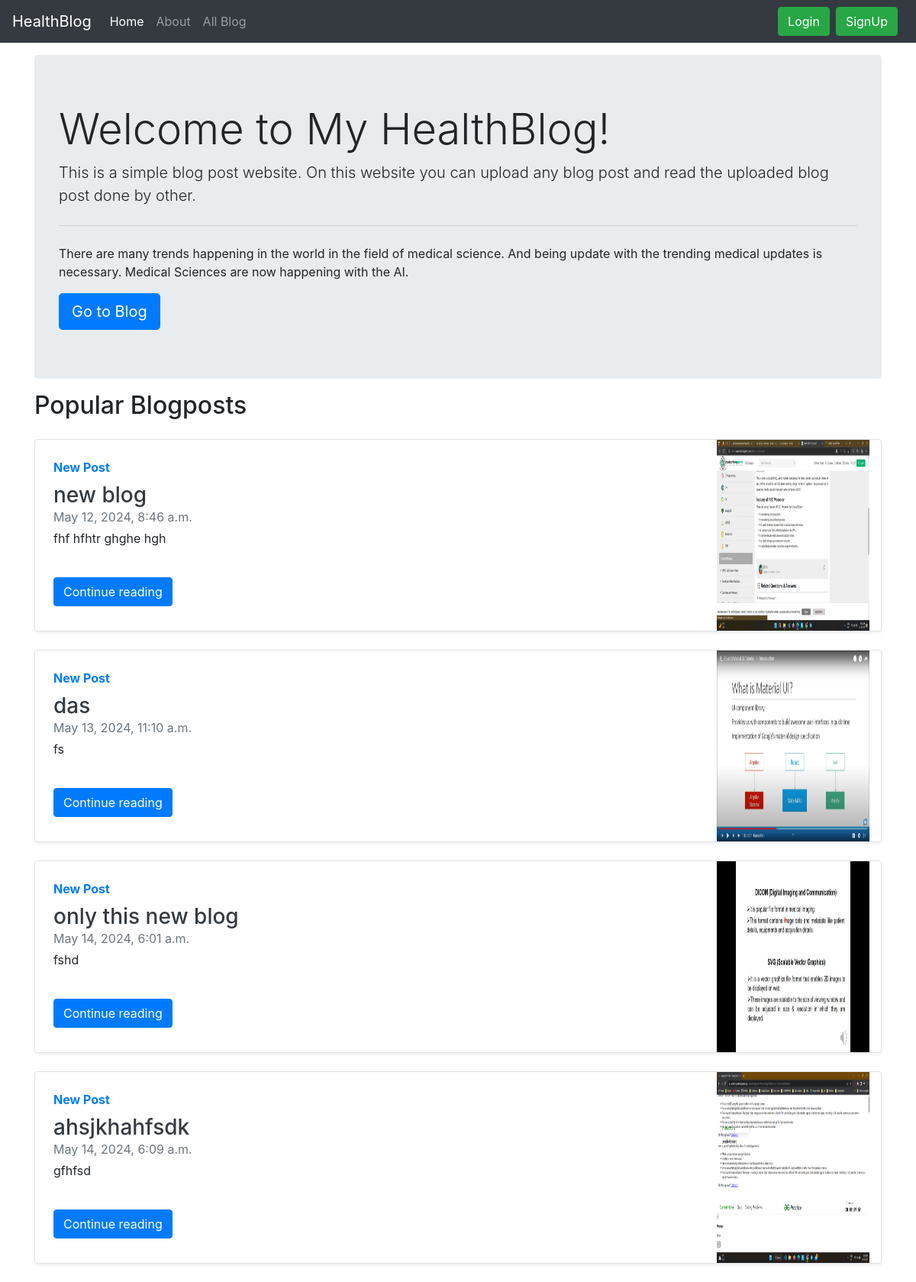
The page / on the database its author committed.
### hblog/models.py (models this page shows, shortened)
class Post(models.Model):
    sno= models.AutoField(primary_key=True)
    title= models.CharField(max_length=255)
    slug= models.CharField(max_length=150)
    content= models.TextField()
    views = models.IntegerField(default=0)
    author= models.CharField(max_length=100)
    image = models.ImageField(upload_to='posts/images', null=True, blank=True)
    timeStamp=models.DateTimeField(auto_now_add=True)

### hblog/views.py (the view)
# urls.py: path('', views.index, name='index'),
def index(request):
    allPosts = Post.objects.all()[:5]
    context = {'allPosts' : allPosts}
    return render(request, 'home/index.html', context)

### templates/home/index.html (shortened to what this page needs)
{% extends 'base.html' %}
{% block homeactive %} active {% endblock homeactive %}
{% block body %}
<div class="container">
    <div class="jumbotron my-3">
        <h1 class="display-4">Welcome to My HealthBlog!</h1>
        <p class="lead">This is a simple blog post website. On this website you can upload any blog post and read the
            uploaded blog post done by other.</p>
        <hr class="my-4">
        <p>There are many trends happening in the world in the field of medical science. And being update with the
            trending medical updates is necessary. Medical Sciences are now happening with the AI.</p>
        <a class="btn btn-primary btn-lg" href="/blog" role="button">Go to Blog</a>
    </div>
</div>
<div class="container">
    <h2>Popular Blogposts</h2>
    {% for post in allPosts %}
    <div
        class="row no-gutters border rounded overflow-hidden flex-md-row mb-4 shadow-sm h-md-250 my-4 position-relative">
        <div class="col p-4 d-flex flex-column position-static">
            <strong class="d-inline-block mb-2 text-primary">New Post</strong>
            <h3 class="mb-0"><a class="text-dark" href="/blog/{{post.sno}}">{{post.title}}</a></h3>
            <div class="mb-1 text-muted">{{post.timeStamp}}</div>
            <p class="card-text mb-auto">{{post.content | truncatechars:200 }}</p>
            <div class="my-2">
                <a href="/blog/{{post.sno}}" role="button" class="btn btn-primary">Continue reading</a>
            </div>
        </div>
        <div class="col-auto d-none d-lg-block">
            <div class="col-auto d-none d-lg-block">
                <img class="bd-placeholder-img" width="200" height="250" src = "media/{{post.image}}"
                    preserveAspectRatio="xMidYMid slice" focusable="false" role="img" aria-label="Placeholder: Thumbnail">
            </div>
        </div>
    </div>
    {% endfor %}
</div>
{% endblock body %}

### templates/base.html (shortened to what this page needs)
<!doctype html>
<html lang="en">
<head>
  <link rel="stylesheet" href="https://stackpath.bootstrapcdn.com/bootstrap/4.5.2/css/bootstrap.min.css"
>
</head>
<body>
  <nav class="navbar navbar-expand-lg navbar-dark bg-dark">
    <a class="navbar-brand" href="/">HealthBlog</a>
    <div class="collapse navbar-collapse" id="navbarSupportedContent">
      <ul class="navbar-nav mr-auto">
        <li class="nav-item {% block homeactive %}  {% endblock homeactive %}">
          <a class="nav-link" href="/">Home <span class="sr-only">(current)</span></a>
        </li>
        <li class="nav-item {% block aboutactive %}  {% endblock aboutactive %}">
          <a class="nav-link" href="/about">About</a>
        </li>
        <li class="nav-item {% block blogactive %}  {% endblock blogactive %} ">
          <a class="nav-link" href="/blog">All Blog</a>
        </li>
      </ul>
      {% if user.is_authenticated %}
      <ul class="navbar-nav mr-2">
        <li class="nav-item dropdown">
          <a class="nav-link dropdown-toggle" href='#' id="navbarDropdown" role="button" data-toggle="dropdown"> Welcome
            {{request.user}}</a>
          <div class="dropdown-menu" aria-labelledby="navbarDropdown">
            <a class="dropdown-item" href="/logout">Logout</a>
          </div>
        </li>
        <button type="button" class="btn btn-success ml-2" data-toggle="modal" data-target="#newblog">
          Add Blog
        </button>
      </ul>
    </div>
    {% else %}
    <button type="button" class="btn btn-success mr-2" data-toggle="modal" data-target="#loginModal">
      Login
    </button>
    <button type="button" class="btn btn-success mr-2" data-toggle="modal" data-target="#signupModal">
      SignUp
    </button>
    {% endif %}
    </div>
  </nav>
  {% block body %} {% endblock body %}
</body>
</html>

### rows shown on the page
Post: title "new blog", timeStamp "May 12, 2024, 8:46 a.m.", content "fhf hfhtr ghghe hgh", image (picture)
Post: title "das", timeStamp "May 13, 2024, 11:10 a.m.", content "fs", image (picture)
Post: title "only this new blog", timeStamp "May 14, 2024, 6:01 a.m.", content "fshd", image (picture)
Post: title "ahsjkhahfsdk", timeStamp "May 14, 2024, 6:09 a.m.", content "gfhfsd", image (picture)
